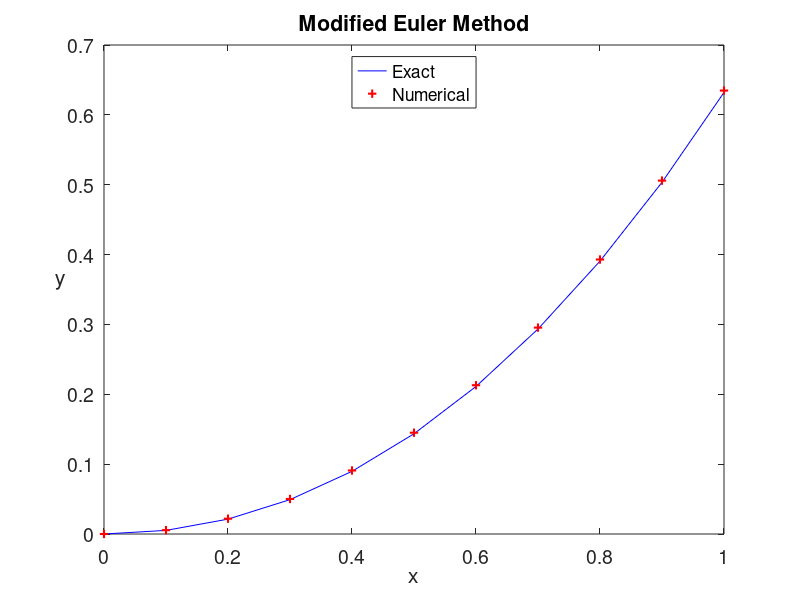

MATLAB code to generate this figure:
% Euler2.m
% Modified Euler method for a first-order ODE
% u'=t^2+t-u,  t \in [0,1]
% Initial value : u(0)=0
% Exact solution : u(t)=-exp(-t)+t^2-t+1.
clear all
h=0.1;
x=0:h:1;                            % function interval
n=length(x)-1;
u(1)=0;                             % initial value
fun=@(t,u) t.^2+t-u;        % RHS
for i=1:n
    k1=fun(x(i),u(i));
    k2=fun(x(i+1),u(i)+h*k1);
    u(i+1)=u(i)+(h/2)*(k1+k2);
end
ue=-exp(-x)+x.^2-x+1;        % exact solution
plot(x,ue,'b-',x,u,'r+','LineWidth',1.5)
xlabel('x','fontsize', 16), ylabel('y','fontsize',16,'Rotation',0)
legend('Exact','Numerical','location','North')
title('Modified Euler Method','fontsize',14)
set(gca,'fontsize',14)
